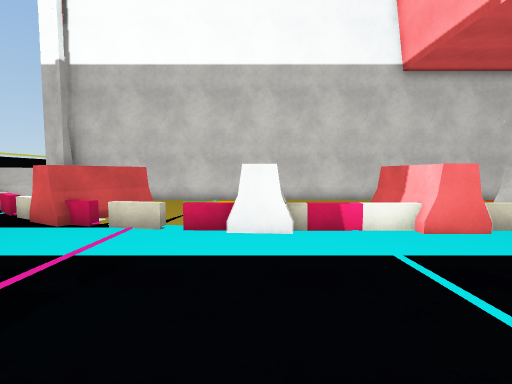
view 1 (above)

17 first-person views from a walk through a scene from a Unity 3-D project. The camera is 1.3 m above the floor, tilts 4° down and sees 85° across. The floor is counted in squares, 1 m on a side. Each view is taken from the middle of a square. On the plan, view 1 faces up. The plan holds only what a view shows up to about 13 squares ahead; the rest is blank. The place goes on beyond the plan. Surface patterns are stand-ins for the level's own textures.

view 2
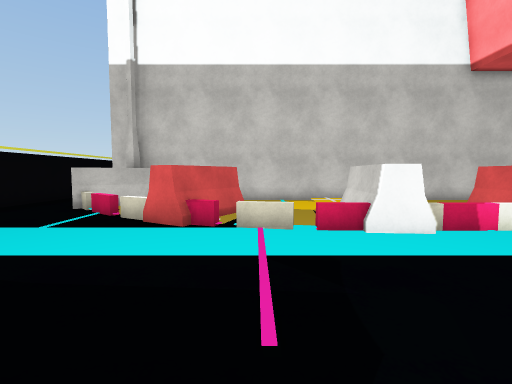

view 3
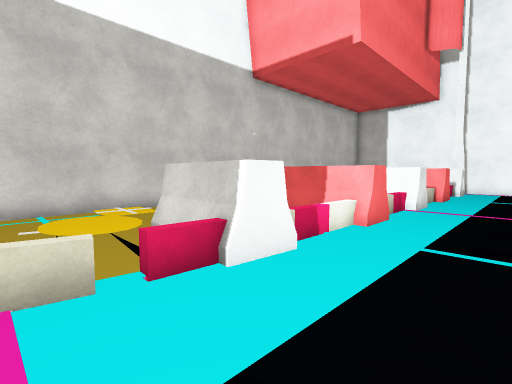

view 4
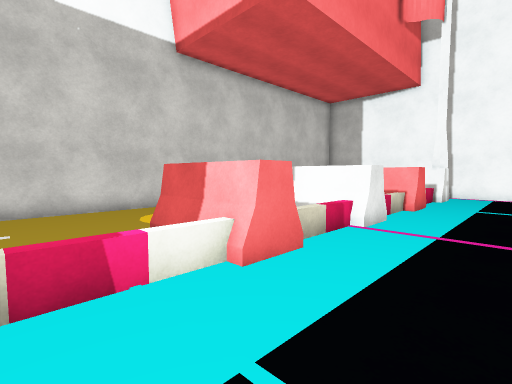

view 5
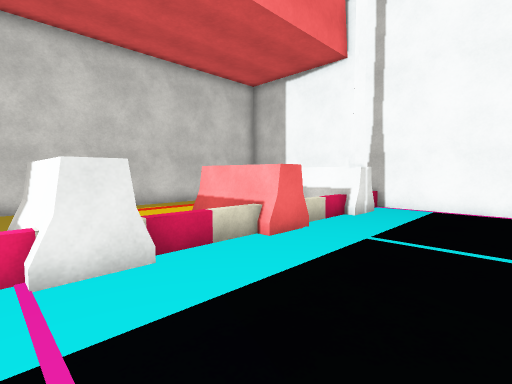

view 6
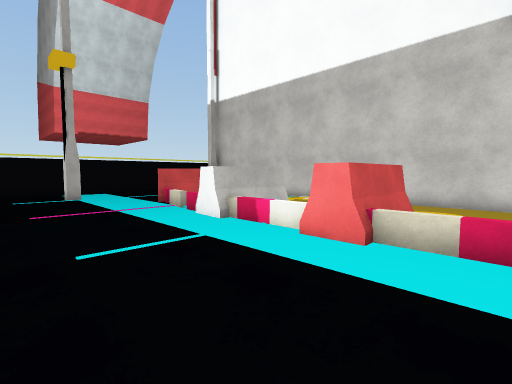

view 7
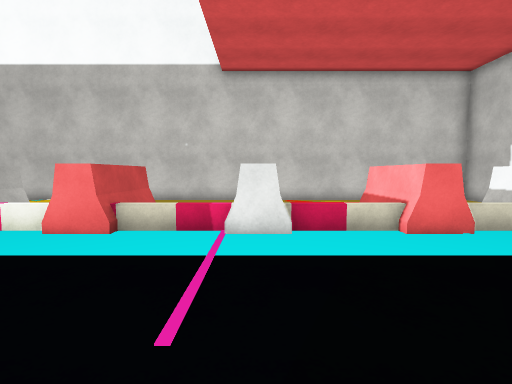

view 8
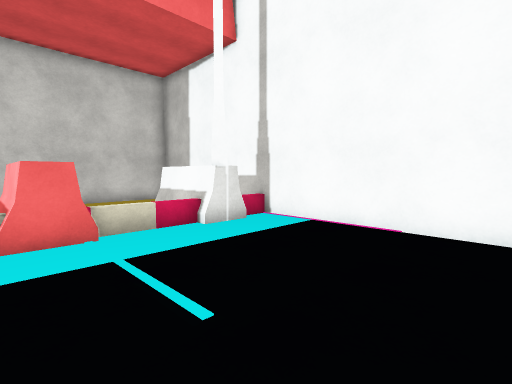

view 9
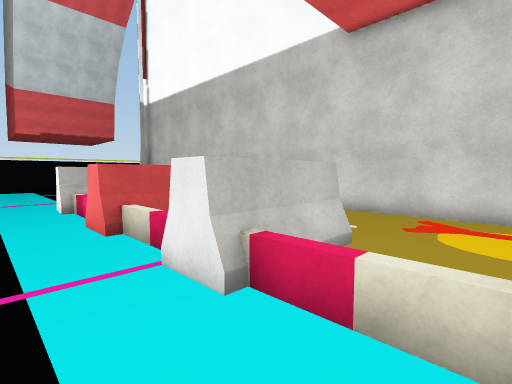

view 10
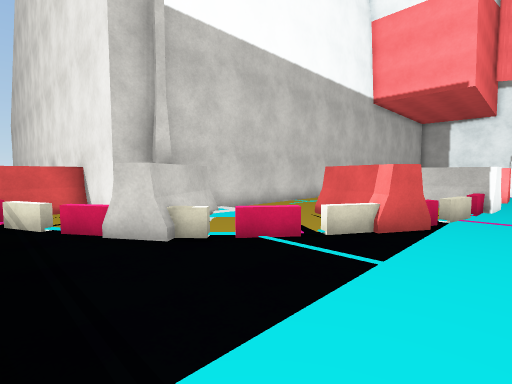

view 11
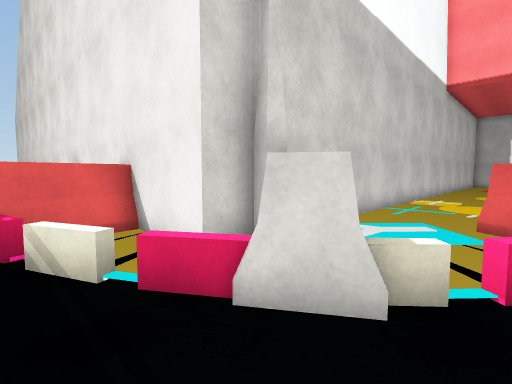

view 12
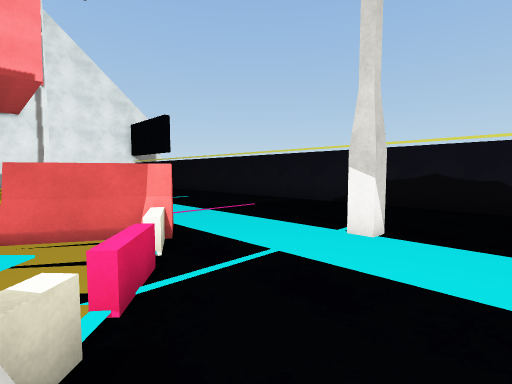

view 13
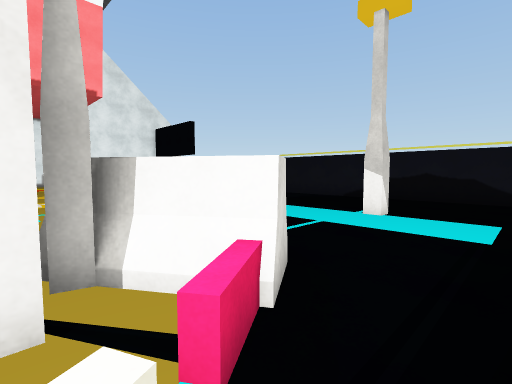

view 14
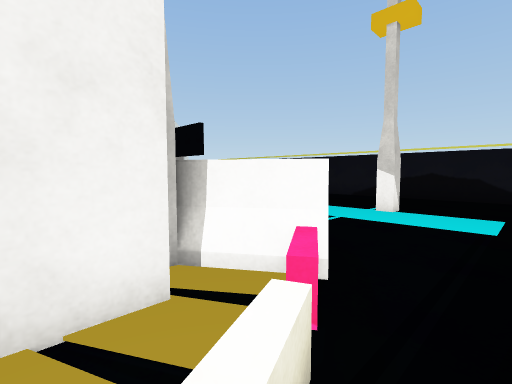

view 15
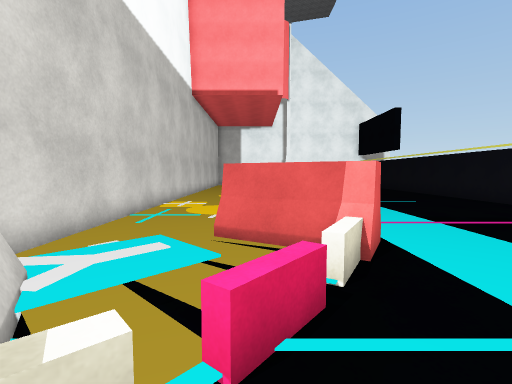

view 16
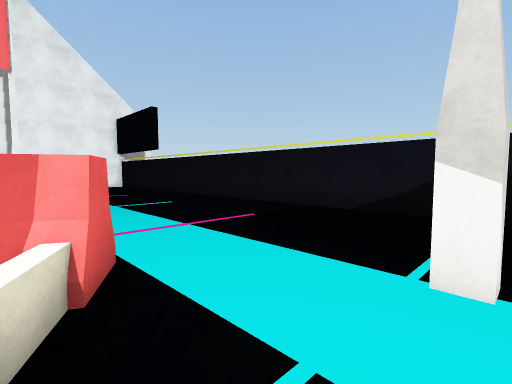

view 17
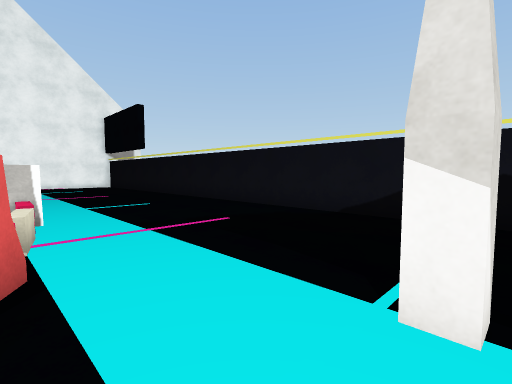

### Floor plan
Key: @ floor where view 1 was taken; # wall or solid block; x gap in a wall; . main floor; : floor 0.25 m higher than the main floor; = window, fence, low wall or low ledge; ^ raised ledge; O other object.
Columns run from 12 left of view 1 to 18 right of it. Each row starts with its distance up from view 1.
 17    #
 16   O#
 15 #OO#
 14 .^^#
 13 ..^#####
 12  =^OOO  #######################
 11   #OO::....::............     #
 10  . ##.:.O.::.....  ...:::     #
  9 . ..==.OO..:OO..OO  O..O   O  #
  8    ..=xOO...OO  OO  OO.OO  O  #
  7  ......O===#OO  OO OOO OO  O  #
  6  ........===OO==OO==O#=#O=##O=#
  5 ..............................#
  4  ..OO.........................#
  3          .   ...        ..   .#
  2               ..   .    ..   .#
  1                    .          #
  0          .  @       .  .      #
 -1
 -2  ###############

Positions as (right, up) in squares from view 1, and headings:
1: (0, 0), facing up
2: (-3, 0), facing up
3: (-3, 3), facing up-right
4: (1, 3), facing up-right
5: (7, 2), facing up-right
6: (7, 1), facing up-left
7: (8, 0), facing up
8: (11, 0), facing up-right
9: (11, 4), facing up-left
10: (-12, 5), facing up-right
11: (-12, 9), facing up-right
12: (-11, 10), facing down-right
13: (-12, 13), facing down-right
14: (-12, 14), facing down-right
15: (-10, 9), facing right
16: (-9, 8), facing down-right
17: (-9, 7), facing down-right
